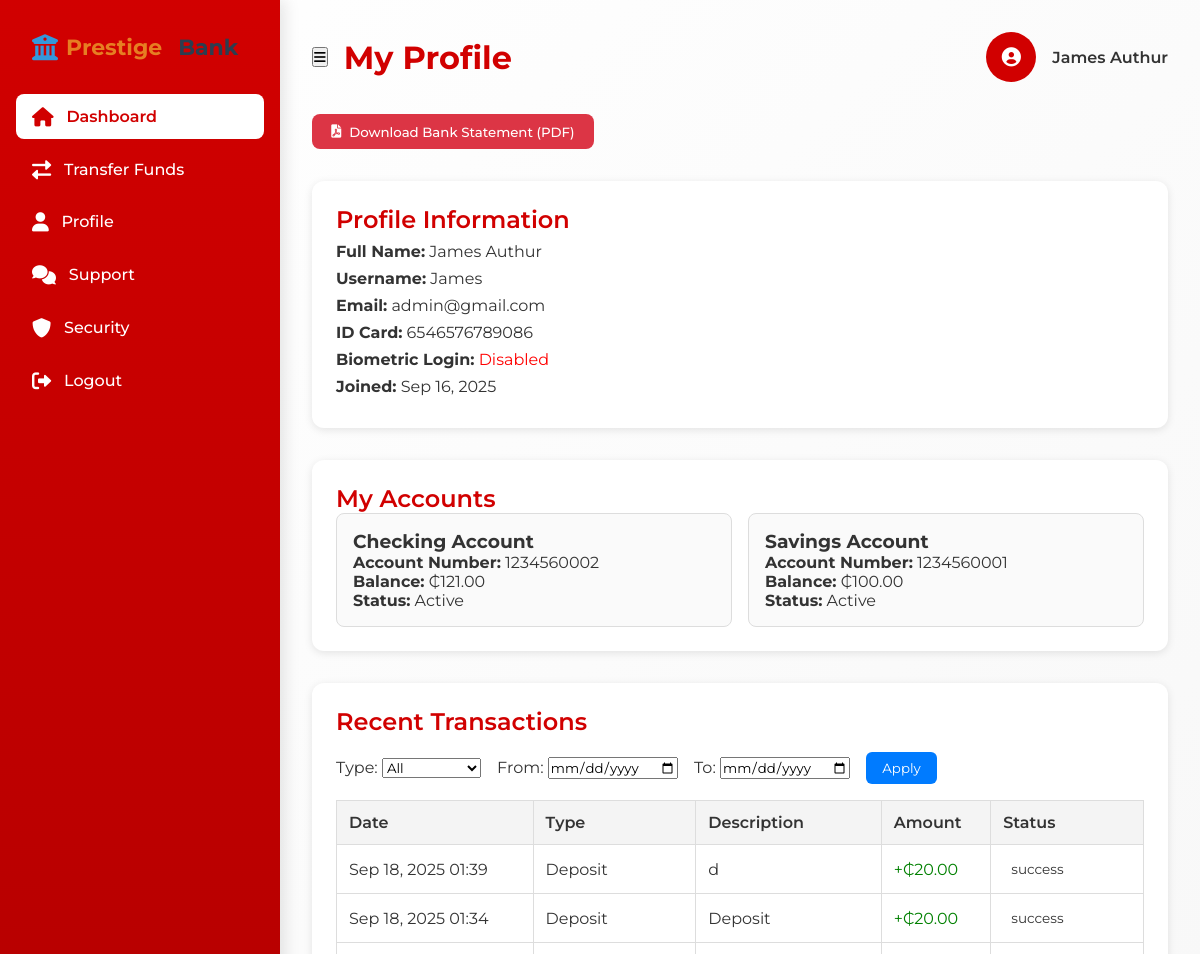
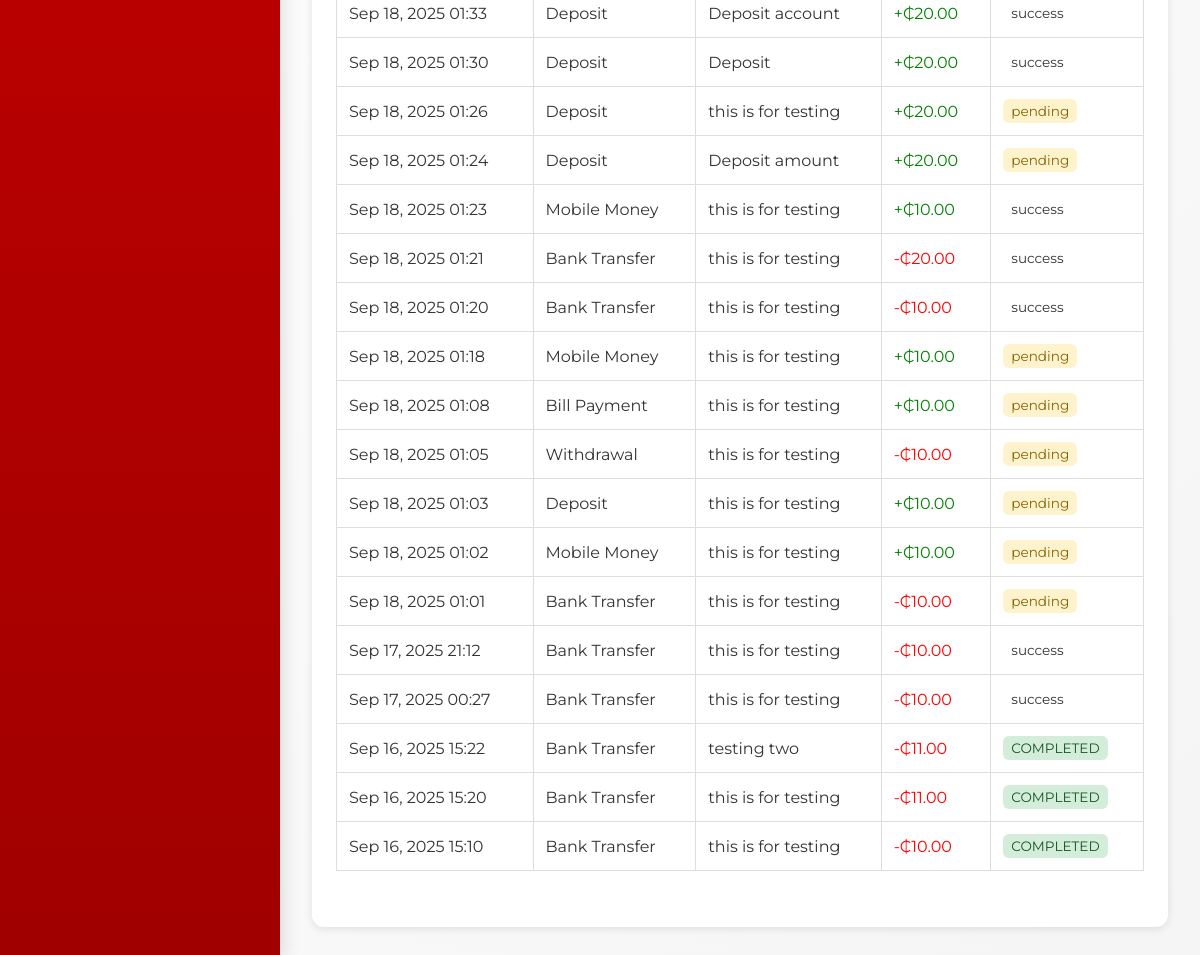
/profile/ (signed in), run on the app's committed database (2 pictures, top to bottom).
### bank/models.py (models this page shows, shortened)
class Customer(TimeBaseModel):
    user = models.OneToOneField(User, on_delete=models.CASCADE, related_name="customer_profile", null=True, blank=True)
    username = models.CharField(max_length=100)
    full_name = models.CharField(max_length=100)
    id_card = models.CharField(max_length=100, null=True, blank=True)
    image = models.ImageField(null=True, blank=True)
    is_biometric_enabled = models.BooleanField(default=False)

class Account(TimeBaseModel):
    ACCOUNT_TYPES = [
        ("SAVINGS", "Savings Account"),
        ("CHECKING", "Checking Account"),
        ("FIXED", "Fixed Deposit"),
    ]
    STATUS_CHOICES = [
        ("ACTIVE", "Active"),
        ("DORMANT", "Dormant"),
        ("CLOSED", "Closed"),
    ]
    BIN = "123456"
    customer = models.ForeignKey(Customer, on_delete=models.CASCADE)
    account_number = models.CharField(max_length=20, unique=True, null=True, blank=True)
    account_type = models.CharField(max_length=20, choices=ACCOUNT_TYPES)
    balance = models.DecimalField(max_digits=15, decimal_places=2, default=0.00)
    currency = models.CharField(max_length=3, default="GHS")
    status = models.CharField(max_length=10, choices=STATUS_CHOICES, default="ACTIVE")
    date_opened = models.DateTimeField(default=timezone.now)
    is_interoperable = models.BooleanField(default=True)
    class Meta:
        ordering = ["-date_opened"]

class Transaction(TimeBaseModel):
    TRANSACTION_TYPES = [
        ("TRANSFER", "Bank Transfer"),
        ("MOBILE_MONEY", "Mobile Money"),
        ("DEPOSIT", "Deposit"),
        ("WITHDRAWAL", "Withdrawal"),
        ("BILL_PAYMENT", "Bill Payment"),
    ]
    STATUS_CHOICES = [
        ("pending", "pending"),
        ("success", "success"),
        ("failed", "Failed"),
    ]
    customer = models.ForeignKey(
        Customer, on_delete=models.CASCADE, null=True, blank=True
    )
    transaction_id = models.CharField(
        max_length=30, unique=True, null=True, blank=True
    )
    transaction_type = models.CharField(max_length=20, choices=TRANSACTION_TYPES)
    amount = models.DecimalField(max_digits=15, decimal_places=2)
    currency = models.CharField(max_length=3, default="GHS")
    sender_account = models.ForeignKey(
        Account, on_delete=models.PROTECT,
        related_name="sent_transactions",
        null=True, blank=True
    )
    recipient_account = models.ForeignKey(
        Account, on_delete=models.PROTECT,
        related_name="received_transactions",
        null=True, blank=True,
    )
    recipient_number = models.CharField(max_length=20, null=True, blank=True)
    network = models.CharField(max_length=50, null=True, blank=True)
    bill_type = models.CharField(max_length=100, null=True, blank=True)
    recipient_account_number = models.CharField(max_length=50, null=True, blank=True)
    description = models.TextField(null=True, blank=True)
    status = models.CharField(max_length=10, choices=STATUS_CHOICES, default="COMPLETED")
    timestamp = models.DateTimeField(auto_now_add=True)
    class Meta:
        ordering = ["-timestamp"]

### accounts/models.py (models this page shows, shortened)
class User(AbstractBaseUser):
    image = models.ImageField(null=True, blank=True)
    username = models.CharField(max_length=100, null=True, blank=True, unique=True)
    full_name = models.CharField(max_length=200, blank=True, null=True)
    email = models.EmailField(unique=True)
    phone = models.CharField(max_length=20, null=True, blank=True)
    code = models.CharField(max_length=10, null=True, blank=True)
    biometric_data = models.TextField(null=True, blank=True)
    is_biometric_enabled = models.BooleanField(default=False)
    is_active = models.BooleanField(default=True)
    date_joined = models.DateTimeField(verbose_name="date joined", auto_now_add=True)
    last_login = models.DateTimeField(verbose_name="last joined", auto_now=True)
    is_admin = models.BooleanField(default=False)
    is_staff = models.BooleanField(default=False)
    is_superuser = models.BooleanField(default=False)
    is_ceo = models.BooleanField(default=False, null=True, blank=True)
    is_manager = models.BooleanField(default=False, null=True, blank=True)
    is_2factor_authentication = models.BooleanField(default=False)
    objects = MyAccountManager()
    USERNAME_FIELD = "email"
    REQUIRED_FIELDS = []
    class Meta:
        verbose_name_plural = "Users"
        ordering = ["-id"]

### bank/views.py (the view)
def customer_profile(request):
    customer = get_object_or_404(Customer, user=request.user)
    accounts = Account.objects.filter(
        customer=customer,
    )
    transactions = Transaction.objects.filter(customer=customer).select_related(
        "sender_account", "recipient_account", "customer"
    )[:20]
    context = {
        "customer": customer,
        "accounts": accounts,
        "transactions": transactions,
    }
    return render(request, "main/profile.html", context)

### templates/main/profile.html (shortened to what this page needs)
{% extends "main/base.html" %}
{% block content %}
<div class="main-content">
    <div class="header">
        <div style="display: flex; align-items: center; gap: 1rem;">
            <button class="mobile-menu-toggle" id="menuToggle">
                <i class="fas fa-bars"></i>
            </button>
            <div class="page-title">My Profile</div>
        </div>
        <div class="user-profile">
            <div class="user-avatar">
                {% if customer.image %}
                    <img src="{{ customer.image.url }}" alt="Profile Picture" class="profile-avatar-img">
                {% else %}
                    <i class="fas fa-user-circle"></i>
                {% endif %}
            </div>
            <div class="user-name">{{ customer.full_name }}</div>
        </div>
    </div>
    <div class="profile-actions">
        <button id="downloadPDF" class="btn-download">
            <i class="fas fa-file-pdf"></i> Download Bank Statement (PDF)
        </button>
    </div>
    <div class="profile-container">
        <div class="profile-card">
            <h2 class="section-title">Profile Information</h2>
            <div class="profile-details">
                <p><strong>Full Name:</strong> {{ customer.full_name }}</p>
                <p><strong>Username:</strong> {{ customer.username }}</p>
                <p><strong>Email:</strong> {{ request.user.email }}</p>
                <p><strong>ID Card:</strong> {{ customer.id_card|default:"N/A" }}</p>
                <p><strong>Biometric Login:</strong>
                    {% if customer.is_biometric_enabled %}
                        <span style="color:green;">Enabled</span>
                    {% else %}
                        <span style="color:red;">Disabled</span>
                    {% endif %}
                </p>
                <p><strong>Joined:</strong> {{ request.user.date_joined|date:"M d, Y" }}</p>
            </div>
        </div>
    </div>
    <div class="accounts-section">
        <h2 class="section-title">My Accounts</h2>
        <div class="accounts-list">
            {% for account in accounts %}
            <div class="account-card">
                <h3>{{ account.get_account_type_display }}</h3>
                <p><strong>Account Number:</strong> {{ account.account_number }}</p>
                <p><strong>Balance:</strong> ₵{{ account.balance }}</p>
                <p><strong>Status:</strong> {{ account.get_status_display }}</p>
            </div>
            {% empty %}
            <p>You don’t have any accounts yet.</p>
            {% endfor %}
        </div>
    </div>
    <div class="transactions-section">
        <h2 class="section-title">Recent Transactions</h2>
        <div class="filters">
            <label>
                Type:
                <select id="filterType">
                    <option value="all">All</option>
                </select>
            </label>
            <label>
                From:
                <input type="date" id="filterFrom">
            </label>
            <label>
                To:
                <input type="date" id="filterTo">
            </label>
            <button id="applyFilters" class="btn-filter">Apply</button>
        </div>
        <table class="transactions-table" id="transactionsTable">
            <thead>
                <tr>
                    <th>Date</th>
                    <th>Type</th>
                    <th>Description</th>
                    <th>Amount</th>
                    <th>Status</th>
                </tr>
            </thead>
            <tbody>
                {% for tx in transactions %}
                <tr data-type="{{ tx.transaction_type|lower }}" data-date="{{ tx.timestamp|date:'Y-m-d' }}">
                    <td>{{ tx.timestamp|date:"M d, Y H:i" }}</td>
                    <td>{{ tx.get_transaction_type_display }}</td>
                    <td>{{ tx.description|default:"-" }}</td>
                    <td class="{% if tx.transaction_type in 'WITHDRAWAL,TRANSFER' %}debit{% else %}credit{% endif %}">
                        {% if tx.transaction_type in 'WITHDRAWAL,TRANSFER' %}-{% else %}+{% endif %}₵{{ tx.amount }}
                    </td>
                    <td>
                        <span class="transaction-status status-{{ tx.status|lower }}">
                            {{ tx.get_status_display }}
                        </span>
                    </td>
                </tr>
                {% empty %}
                <tr>
                    <td colspan="5" style="text-align: center;">No recent transactions found.</td>
                </tr>
                {% endfor %}
            </tbody>
        </table>
    </div>
</div>
{% endblock %}

### templates/main/base.html (style rules this page uses)
:root { --primary: #d10000; --primary-dark: #a00000; --primary-light: #ff3333; --secondary: #ffffff; --secondary-dark: #f5f5f5; --accent: #ffd700; --accent-dark: #c5a600; --text-dark: #333333; --text-light: #ffffff; --glass: rgba(255, 255, 255, 0.15); --glass-border: rgba(255, 255, 255, 0.2); --shadow: 0 8px 32px rgba(0, 0, 0, 0.2); --transition: all 0.3s ease; --success: #4caf50; --warning: #ff9800; --danger: #f44336; }
* { margin: 0; padding: 0; box-sizing: border-box; font-family: 'Montserrat', sans-serif; }
body { background: linear-gradient(135deg, #ffffff 0%, #f5f5f5 100%); color: var(--text-dark); min-height: 100vh; overflow-x: hidden; }
.main-content { padding: 2rem; overflow-y: auto; grid-column: 2; }
.header { display: flex; justify-content: space-between; align-items: center; margin-bottom: 2rem; }
.page-title { font-size: 2rem; font-weight: 700; color: var(--primary); }
.user-profile { display: flex; align-items: center; gap: 1rem; cursor: pointer; }
.user-avatar { width: 50px; height: 50px; border-radius: 50%; background-color: var(--primary); color: white; display: flex; justify-content: center; align-items: center; font-weight: 600; font-size: 1.2rem; }
.user-name { font-weight: 600; }
.section-title { font-size: 1.5rem; font-weight: 600; color: var(--primary); }
.status-pending { background-color: var(--warning); }
table { width: 100%; border-collapse: collapse; margin-bottom: 1rem; }
th, td { padding: 0.75rem; text-align: left; border-bottom: 1px solid #eee; }
th { font-weight: 600; color: var(--primary); }
.transactions-section { margin-top: 2rem; }
.transactions-table { width: 100%; border-collapse: collapse; margin-bottom: 2rem; }
.transactions-table th { text-align: left; padding: 1rem; background: var(--secondary-dark); color: var(--text-dark); font-weight: 600; }
.transactions-table td { padding: 1rem; border-bottom: 1px solid #eee; }
.transaction-status { display: inline-flex; align-items: center; padding: 0.3rem 0.8rem; border-radius: 20px; font-size: 0.85rem; }
.status-completed { background: rgba(76, 175, 80, 0.1); color: var(--success); }
.status-pending { background: rgba(255, 152, 0, 0.1); color: var(--warning); }

### templates/main/profile.html (style rules this page uses)
.profile-container, .accounts-section, .transactions-section { margin-top: 2rem; padding: 1.5rem; background: #fff; border-radius: 12px; box-shadow: 0 2px 8px rgba(0,0,0,0.1); }
.profile-card .profile-details p { margin: 0.5rem 0; }
.accounts-list { display: grid; grid-template-columns: repeat(auto-fit, minmax(220px, 1fr)); gap: 1rem; }
.account-card { padding: 1rem; border: 1px solid #ddd; border-radius: 8px; background: #fafafa; }
.transactions-table { width: 100%; border-collapse: collapse; margin-top: 1rem; }
.transactions-table th, .transactions-table td { padding: 0.75rem; border: 1px solid #ddd; text-align: left; }
.transactions-table th { background: #f4f4f4; }
.transaction-status { padding: 0.25rem 0.5rem; border-radius: 6px; font-size: 0.85rem; }
.status-completed { background: #d4edda; color: #155724; }
.status-pending { background: #fff3cd; color: #856404; }
.debit { color: red; }
.credit { color: green; }
.profile-actions { margin-top: 1rem; display: flex; gap: 1rem; }
.btn-download { display: inline-flex; align-items: center; gap: 0.5rem; padding: 0.6rem 1.2rem; background: #dc3545; color: #fff; text-decoration: none; border-radius: 8px; font-weight: 500; transition: background 0.3s; border: none; cursor: pointer; }
.filters { margin: 1rem 0; display: flex; gap: 1rem; flex-wrap: wrap; align-items: center; }
.btn-filter { padding: 0.5rem 1rem; background: #007bff; color: #fff; border-radius: 6px; border: none; cursor: pointer; }

### data on the page
Customer: full_name "James Authur", username "James", id_card "6546576789086"
User: user.email "admin@gmail.com", user.date_joined "Sep 16, 2025"
Account: account_type "Checking Account", account_number "1234560002", balance "121.00", status "Active"
Account: account_type "Savings Account", account_number "1234560001", balance "100.00", status "Active"
Transaction: timestamp "Sep 18, 2025 01:39", transaction_type "Deposit", description "d", amount "20.00", status "success"
Transaction: timestamp "Sep 18, 2025 01:34", transaction_type "Deposit", description "Deposit", amount "20.00", status "success"
Transaction: timestamp "Sep 18, 2025 01:33", transaction_type "Deposit", description "Deposit account", amount "20.00", status "success"
Transaction: timestamp "Sep 18, 2025 01:30", transaction_type "Deposit", description "Deposit", amount "20.00", status "success"
Transaction: timestamp "Sep 18, 2025 01:26", transaction_type "Deposit", description "this is for testing", amount "20.00", status "pending"
Transaction: timestamp "Sep 18, 2025 01:24", transaction_type "Deposit", description "Deposit amount", amount "20.00", status "pending"
Transaction: timestamp "Sep 18, 2025 01:23", transaction_type "Mobile Money", description "this is for testing", amount "10.00", status "success"
Transaction: timestamp "Sep 18, 2025 01:21", transaction_type "Bank Transfer", description "this is for testing", amount "20.00", status "success"
Transaction: timestamp "Sep 18, 2025 01:20", transaction_type "Bank Transfer", description "this is for testing", amount "10.00", status "success"
Transaction: timestamp "Sep 18, 2025 01:18", transaction_type "Mobile Money", description "this is for testing", amount "10.00", status "pending"
Transaction: timestamp "Sep 18, 2025 01:08", transaction_type "Bill Payment", description "this is for testing", amount "10.00", status "pending"
Transaction: timestamp "Sep 18, 2025 01:05", transaction_type "Withdrawal", description "this is for testing", amount "10.00", status "pending"
Transaction: timestamp "Sep 18, 2025 01:03", transaction_type "Deposit", description "this is for testing", amount "10.00", status "pending"
Transaction: timestamp "Sep 18, 2025 01:02", transaction_type "Mobile Money", description "this is for testing", amount "10.00", status "pending"
Transaction: timestamp "Sep 18, 2025 01:01", transaction_type "Bank Transfer", description "this is for testing", amount "10.00", status "pending"
Transaction: timestamp "Sep 17, 2025 21:12", transaction_type "Bank Transfer", description "this is for testing", amount "10.00", status "success"
Transaction: timestamp "Sep 17, 2025 00:27", transaction_type "Bank Transfer", description "this is for testing", amount "10.00", status "success"
Transaction: timestamp "Sep 16, 2025 15:22", transaction_type "Bank Transfer", description "testing two", amount "11.00", status "COMPLETED"
Transaction: timestamp "Sep 16, 2025 15:20", transaction_type "Bank Transfer", description "this is for testing", amount "11.00", status "COMPLETED"
Transaction: timestamp "Sep 16, 2025 15:10", transaction_type "Bank Transfer", description "this is for testing", amount "10.00", status "COMPLETED"
